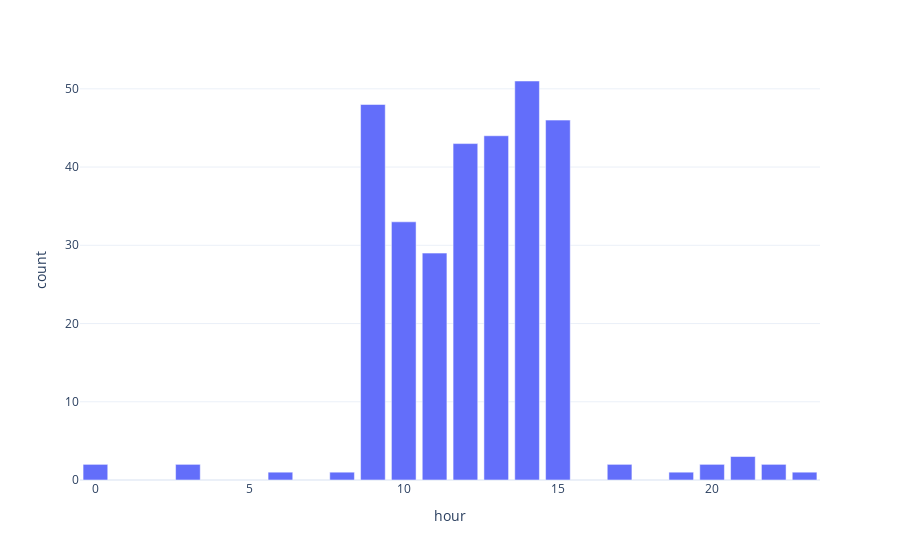

The cell this chart's notebook holds for it:
### Markdown cell above
---
## A bridge on route 270 (accident, car)

### Code cell
event_report('Car accident on route 270', '2011-05-17', 'c1:e2', 'car accident'.split(' '))

### Figure 1 — Plotly figure (JSON) as saved in the notebook; plotly's stock layout.template omitted (floating-point values rounded to 4 significant figures)
{"data": [{"alignmentgroup": "True", "customdata": [[""], [""], [""], [""], ["engines nascar"], ["car accident 270 destruction terrible traffic believe bridge wrecked saw swear gah stupid bad stuck irrepairable anytime totally smashed soon escape destroyed dang lucky killed hallucinations gtl dami"], ["car accident 270 bridge swear traffic stupid believe terrible bad gah destroyed anytime stuck saw soon escape wrecked destruction burning boooooo yoh simone smilin quirky shouldve srry flo texted irre"], ["car accident 270 got traffic mom smashed gah bridge destroyed wrecked destruction __ pray anytime stuck swear stupid gizmo fuuu lef whe soon sri 401 purposely bel vous horrific tout carbs hunters sob "], ["car accident traffic destruction terrible believe 270 caused saw escape wrecked smh totaled irrepairable hes idol fml anytime came story totally lash tit overdose wuld tata hel vengeance inna halt cra"], ["car accident 270 traffic bridge swear wrecked stupid believe bad totally gah escape terrible stuck trashed soon caused destroyed hes destruction theres killed anytime drunk sweeeeeet upsets babyyy peo"], ["car accident 270 traffic wrecked terrible destruction escape believe bad feb burning trashed totally smashed driving horrible witnessed caused gah july stuck sparing plac americanidol cramped strapped"], [""], [""], ["described ironic based care die tweet long don"], ["frick cartoon tall female brain cut running ppl funny little cars watching really"], ["foreshadowing poof pointed suspense kit dealer reduce environment definition oscar tool cable energy came thinking taking care use help car home night people"], ["asian teen courthouse tod overheard salon criminal nail scare cop careful bet dad says hot omg feeling cars"]], "hovertemplate": "%{customdata[0]}", "legendgroup": "", "marker": {"color": "#636efa", "pattern": {"shape": ""}}, "name": "", "offsetgroup": "", "orientation": "v", "showlegend": false, "textposition": "auto", "type": "bar", "x": [0, 3, 6, 8, 9, 10, 11, 12, 13, 14, 15, 17, 19, 20, 21, 22, 23], "xaxis": "x", "y": [2, 2, 1, 1, 48, 33, 29, 43, 44, 51, 46, 2, 1, 2, 3, 2, 1], "yaxis": "y"}], "layout": {"barmode": "relative", "legend": {"tracegroupgap": 0}, "margin": {"t": 60}, "xaxis": {"anchor": "y", "domain": [0, 1], "title": {"text": "hour"}}, "yaxis": {"anchor": "x", "domain": [0, 1], "title": {"text": "count"}}}}
